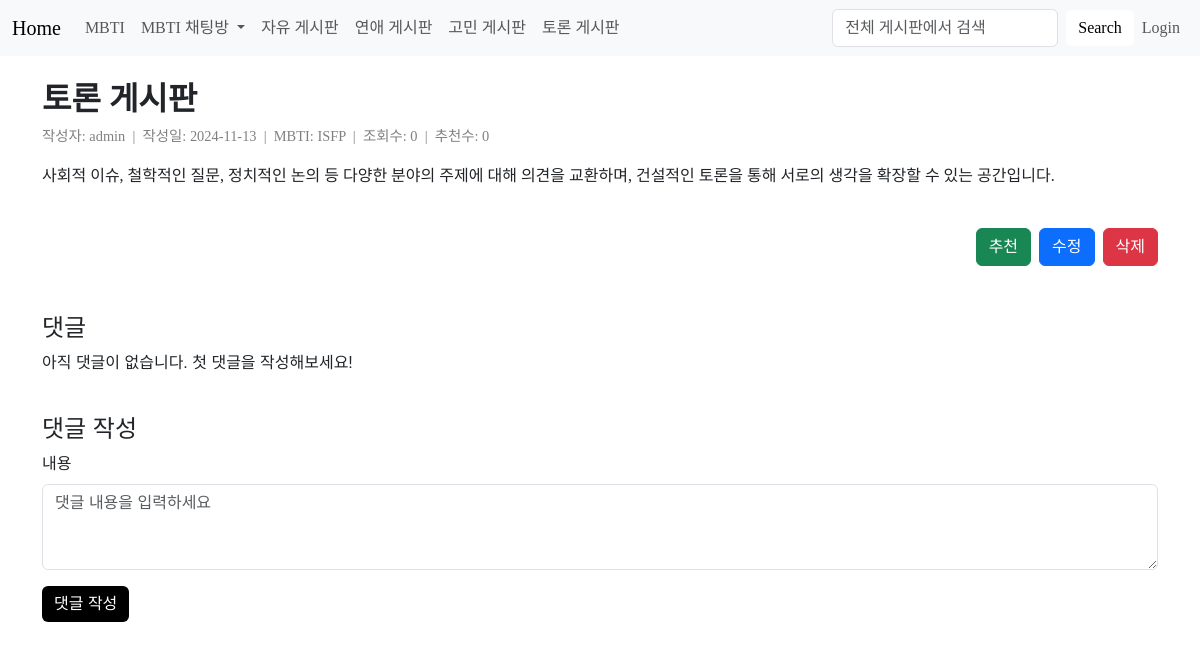
Screenshot of /discussion/content?post_id=1 with the database file from the repository.
### web/models.py (models this page shows)
class Post(db.Model):
    id = db.Column(db.Integer, primary_key=True)
    category_post_id = db.Column(db.Integer, nullable=False)
    title = db.Column(db.String(200), nullable=False)
    content = db.Column(db.Text, nullable=False)
    created_at = db.Column(db.DateTime, default=datetime.utcnow)
    author_id = db.Column(db.String(80), db.ForeignKey('user.user_id'), nullable=False)
    views = db.Column(db.Integer, default=0)
    recommendations = db.Column(db.Integer, default=0)
    file_path = db.Column(db.String(200), nullable=True)
    category = db.Column(db.String(50), nullable=False)
    comments = db.relationship('Comment', backref='post', cascade='all, delete')
    recommendations_relation = db.relationship('Recommendation', backref='post', cascade='all, delete')

class User(db.Model):
    id = db.Column(db.Integer, primary_key=True)
    user_id = db.Column(db.String(80), nullable=False, unique=True)
    email = db.Column(db.String(120), nullable=False, unique=True)
    password = db.Column(db.String(120), nullable=False)
    mbti = db.Column(db.String(10), nullable=True)
    profile_image = db.Column(db.String(200), nullable=True)
    reset_token = db.Column(db.String(100), nullable=True)
    posts = db.relationship('Post', backref='author', lazy=True)
    comments = db.relationship('Comment', backref='author', lazy=True)
    recommendations = db.relationship('Recommendation', backref='user', lazy=True)
    messages_sent = db.relationship('Message', backref='sender', lazy=True, foreign_keys='Message.sender_id')
    messages_received = db.relationship('Message', backref='recipient', lazy=True, foreign_keys='Message.recipient_id')
    chat_messages = db.relationship('ChatMessage', backref='author', lazy=True)

### web/routes.py (the view)
@app.route('/<category>/content')
def content(category):
    category_post_id = request.args.get('post_id', type=int)
    post = Post.query.filter_by(category=category, category_post_id=category_post_id).first()
    if not post:
        flash('해당 게시글을 찾을 수 없습니다.', 'error')
        return redirect(url_for('post_list', category=category))
    post.views += 1
    db.session.commit()  # 변경 사항을 데이터베이스에 반영
    return render_template('content.html', category=category, post=post)

### web/routes.py (called while the page is built)
@app.before_request
def before_request():
    if 'user_id' in session:
        user_id = session['user_id']
        session['unread_count'] = Message.query.filter_by(recipient_id=user_id, is_read=False).count()
    else:
        session['unread_count'] = 0

### web/templates/content.html (shortened to what this page needs)
<!DOCTYPE html>
<html lang="en">
<head>
    <link rel="stylesheet" href="{{url_for('static',filename='css/bootstrap.css')}}">
    <link rel="stylesheet" href="{{url_for('static',filename='css/font.css')}}">
    <link rel="stylesheet" href="{{url_for('static',filename='css/box.css')}}">
    <link rel="stylesheet" href="{{url_for('static',filename='css/post.css')}}">
</head>
<body>
    {% include 'navbar.html' %}
    <div class="container my-4">
        <h2 class="post-title" style="font-family:'TTLaundryGothic';">{{ post.title }}</h2>
        <div class="post-meta" style="font-family:'TTLaundryGothic';">
            작성자: {{ post.author.user_id }} &nbsp;|&nbsp;
            작성일: {{ post.created_at.strftime('%Y-%m-%d') }} &nbsp;|&nbsp;
            MBTI: {{ post.author.mbti }} &nbsp;|&nbsp;
            조회수: {{ post.views }} &nbsp;|&nbsp;
            추천수: {{ post.recommendations }}
        </div>
        <div class="d-flex mt-3">
          <div class="flex-grow-1" style="font-family:'TTLaundryGothic';">
              <p>{{ post.content }}</p>
          </div>
        </div>
        <div class="d-flex justify-content-end mt-4">
            <form action="{{ url_for('recommend_post', category=post.category, post_id=post.category_post_id) }}" method="POST" class="me-2">
                <button class="btn btn-success" style="font-family:'TTLaundryGothic';">추천</button>
            </form>
            <button class="btn btn-primary me-2" style="font-family:'TTLaundryGothic';">
                <a href="{{ url_for('edit_post', category=post.category, post_id=post.category_post_id) }}" style="color: inherit; text-decoration: none;">수정</a>
            </button>
            <form action="{{ url_for('delete_post', category=post.category, post_id=post.category_post_id) }}" method="POST">
                <button class="btn btn-danger" style="font-family:'TTLaundryGothic';">삭제</button>
            </form>
        </div>
       <div class="comments mt-5">
        <h4>댓글</h4>
        {% for comment in post.comments %}
        <div class="comment d-flex align-items-start border-bottom pb-2 mb-2">
            <img src="{{ url_for('static', filename=comment.author.profile_image or 'img/default_profile.png') }}" alt="프로필 이미지" class="rounded-circle me-3" style="width: 50px; height: 50px;">
            <div class="flex-grow-1">
                <div class="d-flex align-items-center">
                  <div class="comment-author me-2">{{ comment.author_id }}
                    <span class="comment-mbti">[{{ comment.author.mbti or 'MBTI 없음' }}]</span>
                  </div>
                  {% if session['user_id'] == comment.author_id or session['user_id'] == 'admin' %}
                  <form action="{{ url_for('delete_comment', comment_id=comment.id, post_id=post.category_post_id, category=post.category) }}" method="POST" class="d-inline">
                      <button type="submit" class="btn btn-danger btn-sm">삭제</button>
                  </form>
                  {% endif %}
                </div>
                <div class="comment-date">{{ comment.created_at.strftime('%Y-%m-%d') }}</div>
                <div class="comment-content">
                  <p>{{ comment.content }}</p>
                </div>
            </div>
        </div>
        {% else %}
        <p>아직 댓글이 없습니다. 첫 댓글을 작성해보세요!</p>
        {% endfor %}
      </div>
      <div class="mt-4">
        <h4>댓글 작성</h4>
        <form action="{{ url_for('create_comment', category=post.category, post_id=post.category_post_id) }}" method="POST">
            <div class="mb-3">
                <label for="commentContent" class="form-label">내용</label>
                <textarea class="form-control" id="commentContent" name="content" rows="3" placeholder="댓글 내용을 입력하세요"></textarea>
            </div>
            <button type="submit" class="btn btn-primary" id="write-btn">댓글 작성</button>
        </form>
    </div>
    </div>
</body>
</html>

### web/static/css/box.css (style rules this page uses)
#write-btn { background-color: #000; color: #fff; border: none; cursor: pointer; }

### web/static/css/post.css (style rules this page uses)
body { font-family: 'TTLaundryGothic', sans-serif; }
.post-title { font-size: 2rem; font-weight: bold; }
.post-meta { font-size: 0.9rem; color: gray; }

### web/templates/content.html (style rules this page uses)
.comments { max-height: 300px; overflow-y: auto; }

### rows the page displays
Post: title "토론 게시판", created_at "2024-11-13", views "0", recommendations "0", content "사회적 이슈, 철학적인 질문, 정치적인 논의 등 다양한 분야의 주제에 대해 의견을 교환하며, 건설적인 토론을 통해 서로의 생각을 확장할 수 있는 공간입니다."
User: author.user_id "admin", author.mbti "ISFP"
